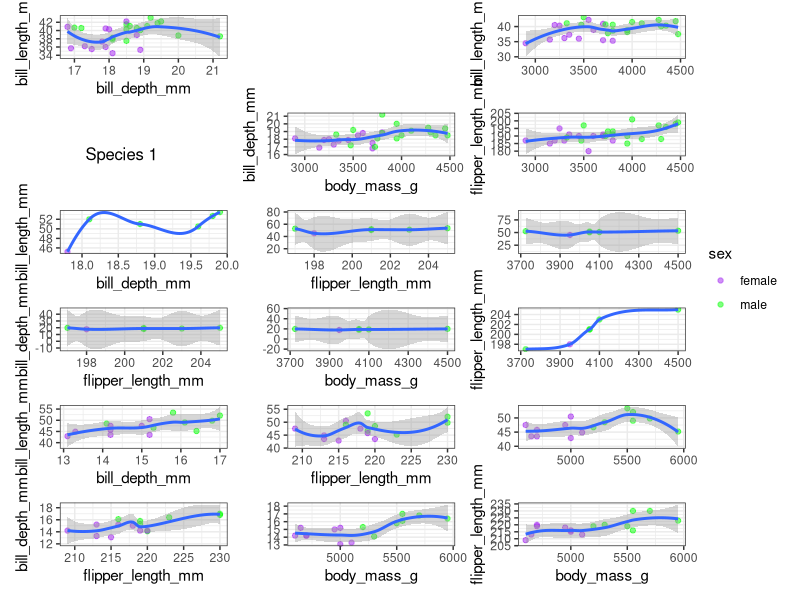
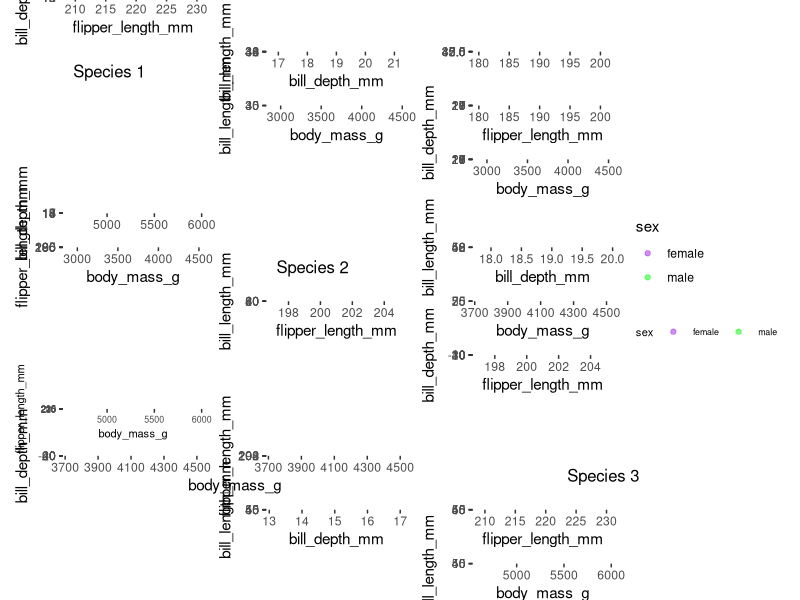

Here is the R script that generated these plots, in order:
## ---- chunk 1
library(grid)
library(patchwork)
library(rlang)
library(purrr)
library(palmerpenguins)
library(tidyverse)
library(knitr)

opts_chunk$set(
  warning = FALSE, message = FALSE, echo = FALSE, fig.width = 8,
  fig.height = 9, results = "asis"
)
## ---- chunk 2
df0 <- sample_n(penguins, 50) |> na.omit()
# nn = 50 ; df1 = sample_n(penguins, 50)
df1 <- split(df0, df0$species)
# df2 = penguins |> group_by(species)


ct <- names(df0)[3:6]
# mm = expand.grid(names(df1[3:6]), names(df1[3:6]))
nn <- t(combn(ct, 2))
colnames(nn) <- letters[1:2]
nn2 <- data.frame(nn) |> cbind(g = "sex")

zz.scatter <- function(data, formula, ...) {
  # function to take a dataframe, and a formula with potentially a '|' group
  # 	option and return scatterplot matrix with optional R^2, loess smooth,
  # 	or least squares line.
}

plt1 <- function(a, b, g, spc, df_split) {
  out_plot <- df_split |> ggplot(aes(x = .data[[a]], y = .data[[b]])) +
    geom_point(aes(color = .data[[g]]), alpha = .5) +
    geom_smooth() +
    scale_color_manual(values = c("purple", "green", "red")) +
    theme_bw()
  assign(paste0(spc, "_", a, "_", b), value = out_plot, envir = .GlobalEnv)
  return(out_plot)
}


temp <- df1 |> map2(names(df1), function(df_split, spc) {
  nn2 |> pmap(function(a, b, g) {
    plt1(b, a, g, spc, df_split)
  })
})

temp2 = list_flatten(temp)
X <- grid::textGrob("Species 1")
temp2[[2]] = plot_spacer()
temp2[[4]] = X
wrap_plots(temp2, ncol=3, nrow=6) +
  plot_layout(
    guides = "collect",
    axis_titles = "collect"
  ) 
A <- temp[[1]][[1]]
p2 <- temp[[1]][[2]]
p3 <- temp[[1]][[3]]
p4 <- temp[[1]][[4]]
p5 <- temp[[1]][[5]]
p6 <- temp[[1]][[6]]
p7 <- temp[[2]][[1]]
p8 <- temp[[2]][[2]]
p9 <- temp[[2]][[3]]
p10 <- temp[[2]][[4]]
p11 <- temp[[2]][[5]]
p12 <- temp[[2]][[6]]
p13 <- temp[[3]][[1]]
p14 <- temp[[3]][[2]]
p15 <- temp[[3]][[3]]
p16 <- temp[[3]][[4]]
p17 <- temp[[3]][[5]]
p18 <- temp[[3]][[6]]
# names(temp)

layout <- "
X##
ABC
#DE
##F
Y##
GHI
#JK
##L
Z##
MNO
#PQ
##R
"
X <- grid::textGrob("Species 1")
t2 <- grid::textGrob("Species 2")
t3 <- grid::textGrob("Species 3")

out <- wrap_plots(
  X , A, B = p2, C = p3, D = p4, E = p5, F = p6, Y = t2,
  G = p7, H = p8, I = p9, J = p10, K = p11, L = p12, Z = t3,
  M = p13, N = p14, O = p15, P = p16, Q = p17, R = p18,
  design = layout
) +
  plot_layout(
    guides = "collect",
    axis_titles = "collect"
  ) +
  theme(
    legend.position = "bottom",
    legend.direction = "horizontal",
    text = element_text(size = 8)
  )

out
